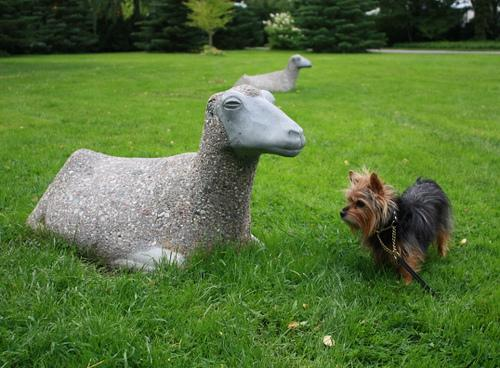
#> input picture dataset/00000000 - Copy (2).jpg, 500 x 368 px; its folder holds 4 pictures in this run
$ python detect_and_remove.py
#> lines starting #> are read from the running program, lines starting #| are printed output that depends on the picture
# x>0 to remove pemanent
#x<=0 to check


# import the necessary packages
from imutils import paths
import numpy as np
import cv2
import os

def dhash(image, hashSize=8):
	# convert the image to grayscale and resize the grayscale image,
	# adding a single column (width) so we can compute the horizontal
	# gradient
	gray = cv2.cvtColor(image, cv2.COLOR_BGR2GRAY)
	resized = cv2.resize(gray, (hashSize + 1, hashSize))

	# compute the (relative) horizontal gradient between adjacent
	# column pixels
	diff = resized[:, 1:] > resized[:, :-1]

	# convert the difference image to a hash and return it
	return sum([2 ** i for (i, v) in enumerate(diff.flatten()) if v])

# construct the argument parser and parse the arguments


# grab the paths to all images in our input dataset directory and
# then initialize our hashes dictionary
print("[INFO] computing image hashes...")
imagePaths = list(paths.list_images("dataset"))
hashes = {}
print("Value of x :")

x=int(input())
#> the answer given: 3
# loop over our image paths
for imagePath in imagePaths:
	# load the input image and compute the hash
	image = cv2.imread(imagePath)
#> image is the input picture: shape (368, 500, 3); mean B, G, R 56.5, 115.9, 87.1
	h = dhash(image)
#> in dhash, `gray = cv2.cvtColor(image, cv2.COLOR_BGR2GRAY)`:
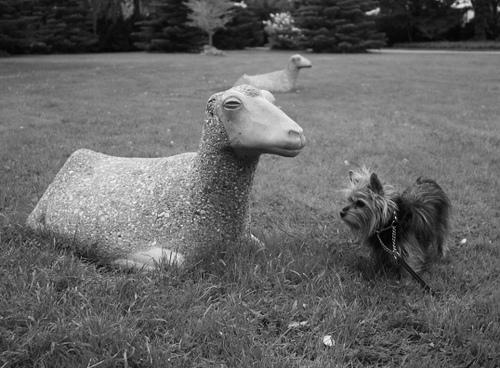
#> gray: shape (368, 500); min 0, max 254, mean 100.5
#> h = 6468773017002422182

	# grab all image paths with that hash, add the current image
	# path to it, and store the list back in the hashes dictionary
	p = hashes.get(h, [])
#> p = []
	p.append(imagePath)
	hashes[h] = p

# loop over the image hashes
for (h, hashedPaths) in hashes.items():
	# check to see if there is more than one image with the same hash
	if len(hashedPaths) > 1:
		# check to see if this is a dry run
		if x <= 0:
			# initialize a montage to store all images with the same
			# hash
			montage = None

			# loop over all image paths with the same hash
			for p in hashedPaths:
				# load the input image and resize it to a fixed width
				# and height
				image = cv2.imread(p)
				image = cv2.resize(image, (150, 150))

				# if our montage is None, initialize it
				if montage is None:
					montage = image

				# otherwise, horizontally stack the images
				else:
					montage = np.hstack([montage, image])

			# show the montage for the hash
			print("[INFO] hash: {}".format(h))
			cv2.imshow("Montage", montage)
			cv2.waitKey(0)

		# otherwise, we'll be removing the duplicate images
		else:
			# loop over all image paths with the same hash *except*
			# for the first image in the list (since we want to keep
			# one, and only one, of the duplicate images)
			for p in hashedPaths[1:]:
				os.remove(p)
#> this loop made 3 passes
